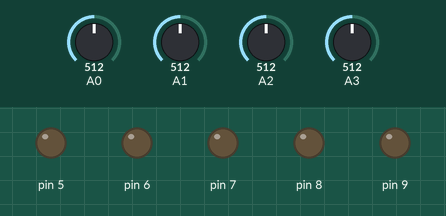
Bench run of a sketch on a simulated Arduino Uno, built with avr-gcc and run on an emulated ATmega328P. Shown: output pins drawn as LEDs (lit = HIGH). The test bench sets the inputs (shaded band); at power-on: A3 = 512, A0 = 512, A1 = 512, A2 = 512. What the sketch prints to the serial monitor is not drawn.

Above: at 1.2 s.
1.3 s: A3 set to 630
4.3 s: A3 set to 647
At 4.8 s:
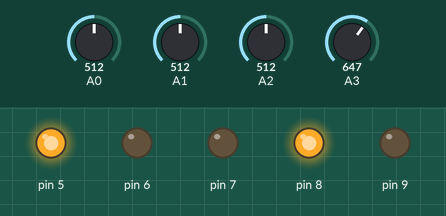
5.8 s: A0 set to 632
8.8 s: A0 set to 657
At 10.0 s:
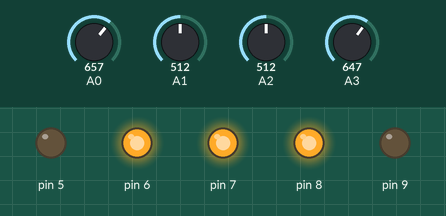
10.3 s: A1 set to 394
11.8 s: A1 set to 366
At 12.4 s:
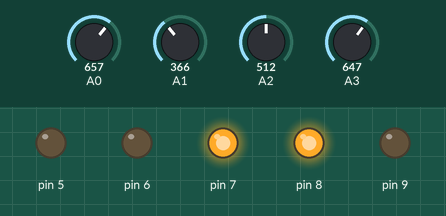
Timing chart, 0 to 14.3 s (numbered marks = the images above; inputs shaded):
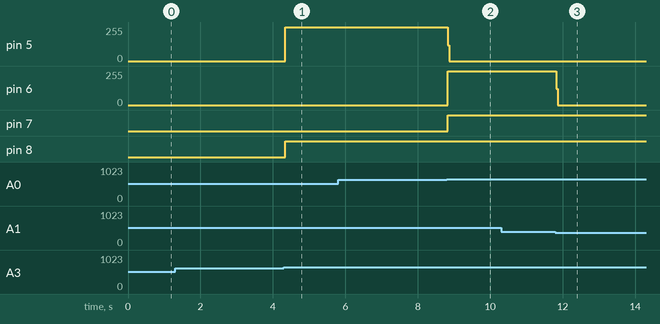

Measured:
- the behaviour switches between 639 and 640 on A3 (found by bisection; images 0 and 1)
- the behaviour switches between 639 and 640 on A0 (found by bisection; images 1 and 2)
- the behaviour switches between 384 and 383 on A1 (found by bisection; images 2 and 3)
- after the input at 4.3 s, pin 5: 0/255 → 255/255 at once; pin 8: LOW → HIGH at once
- after the input at 8.8 s, pin 5: 255/255 → 0/255 at once; pin 6: 0/255 → 255/255 at once; pin 7: LOW → HIGH at once
- after the input at 11.8 s, pin 6: 255/255 → 0/255 at once

The sketch:

unidir_topside_rov.ino
```cpp
//topside- unidirectional

//pins 5, 6 and 7 are the data ID pins: which type of movement?
//pins 8 and 9 are the scalar data pins: magnitude of movement (2 bits, 0-3)
//all pins are edited directly through DPM

int ax[5];//array for transforming controller data- see syntax document

int p;//variable for holding the selected axis
uint8_t reg;//holds ID values to be written to pins

////////////////////////////////////////////////////////////

void setup(){
	Serial.begin(115200);
	for(char i=5;i<10;i++){//even though we are using DPM instead of digitalWrite(), we need to set pins 5-9 to output
		pinMode(i, OUTPUT);//see syntax document for details on DPM
	}
	ax[4]=0;//buffer variable for when controller is idle
}

void loop(){

	//loop through all potentiometers
	for(char i=0; i<4; i++){
		ax[i]=analogRead(i);//read each potentiometer
		ax[i]>>=7;//shrink reading to 3 bits with a bit shift
		ax[i]-=4;//translate so range is half negative
	}

	reg=0;//clear the pin buffer
////////////////////////////////////////////////////////////

/*the topside arduino takes all controller axis readings and picks one based on this priority list:
 *	-sideways
 *	-back/forth; overcomes sideways axis if reading is bigger
 *	-angular
 *	-vertical
 *once it selects an axis and transforms the data, it writes an ID and scalar value to the data pins

 *the ID takes 3 pins- 5 to 7- and tells what direction:
 *	-111 = forward
 *	-110 = right
 *	-101 = left
 *	-100 = backward
 *	-011 = clockwise
 *	-010 = counterclockwise
 *	-001 = up
 *	-000 = down

 *the scalar takes 2 pins- 8 and 9- and writes a 2-bit binary scalar value
 *allows for 4 magnitudes of velocity in whatever the direction is
*/

//prioritize lateral movements over angular or vertical
	if(ax[0]<-1 || ax[0]>0 || ax[1]<-1 || ax[1]>0){//if any of the lateral joystick axes are off of zero
		reg |= 0b100;//bit 3 signifies whether or not movement is lateral
		p=abs(ax[1]) > abs(ax[0]);//select whichever axis is greater

		if(ax[p]>0){//test if the selected axis is positive or negative
			reg |= 0b010;//bit 2 on shows the lateral direction is positive
		}

		if(p){//forward axis
			reg |= (reg&2)>>1;//last bit same as one before
		}else{
			reg |=(~reg&2)>>1;//last bit opposite of one before
		}

//now we move on to the angular and vertical values: angular takes priority but has lower sensitivity
	}else if(ax[2]<-2 || ax[2]>1){
		reg |= 0b010;//bits 3 and 2 are 01 when motion is angular
		p=2;//selected axis is 2
		reg |= (ax[2]>0);//last bit is positive if the motion is clockwise, and vice versa

//finally we reach the vertical movement, which can be up or down
	}else{
		reg |= (ax[3]>0);//001 is the ID for vertical upward movement
		p=3;//selected axis is 3
	}

////////////////////////////////////////////////////////////

	//PORTB and PORTD are direct port manipulation (DPM)- see syntax document
	//numbers that start with 0b are binary numbers, like 0b00011111

	PORTD &= 0b00011111;//clear pins 5-7 using bitwise AND assignment operator
	PORTD |= reg << 5;//write reg to pins 5-7 using bitwise OR assignment operator

	if(ax[p]<0){//if selected axis is negative...
		ax[p]=~ax[p];//...invert it with a bitwise NOT
	}

	PORTB &= 0b11111100;//clear pins 8-9 using bitwise AND assignment operator
	PORTB |= ax[p];//write magnitude of selected axis to pins 8-9 using bitwise OR assignment operator

////////////////////////////////////////////////////////////

//debugging printout
	Serial.print(reg, BIN);//print ID variable value in binary, using the BIN keyword
	Serial.print("\t");//text shortcut for tab symbol
	Serial.print(PORTD>>5, BIN);//print pins 5-7, in binary as well
	Serial.print("\t");//tab
	Serial.print(PORTB, BIN);//print pins 8-9 in binary
	Serial.print("\t");//tab
	Serial.println(ax[p]);//print magnitude of selected axis
}
```
